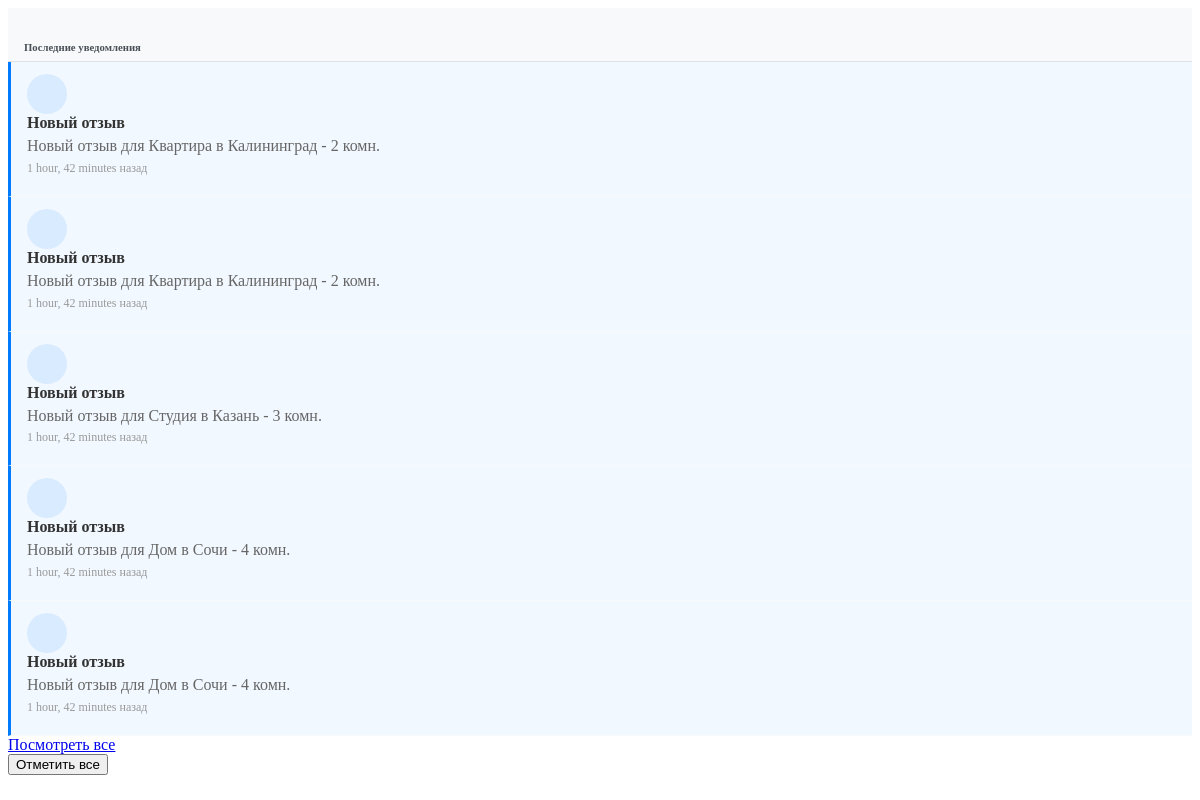
Before: /notifications/api/recent/ (signed in) with the older database file.
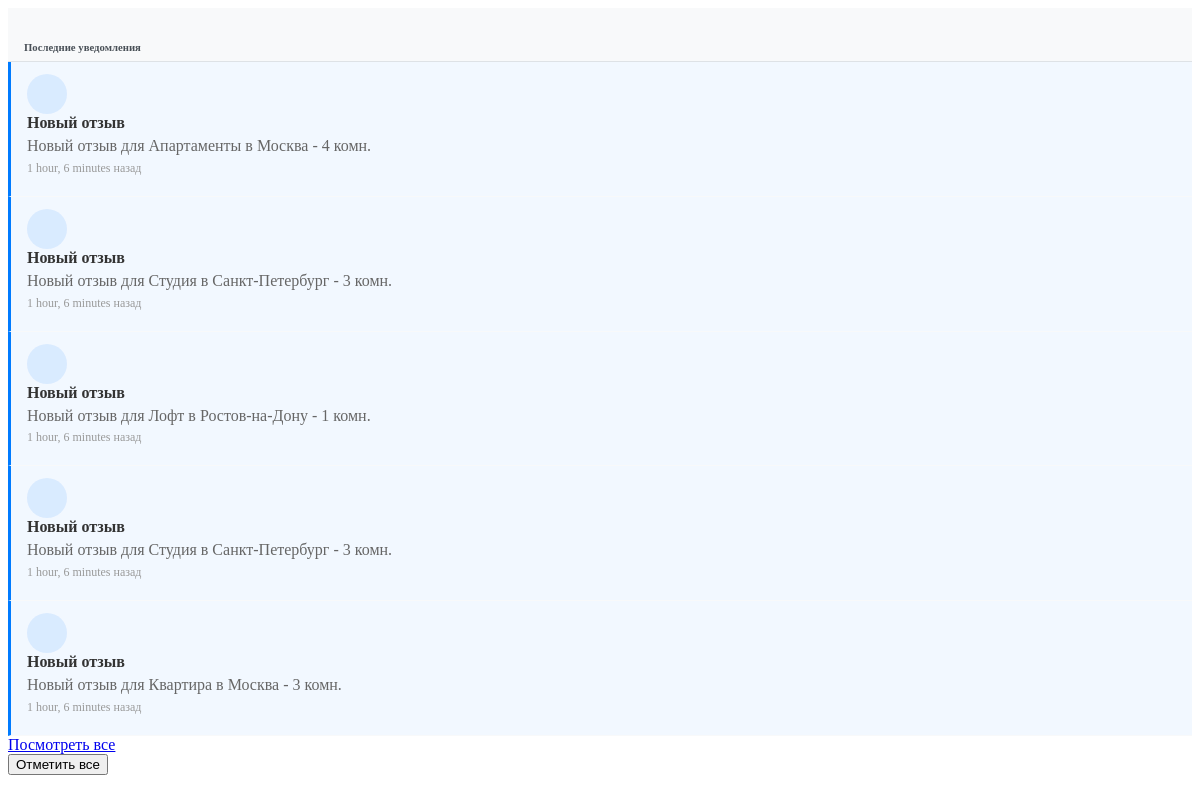
After: the same page with the newer database file.
### notifications/models.py (models this page shows, shortened)
class Notification(models.Model):
    NOTIFICATION_TYPES = [
        ('booking_request', _('Booking Request')),
        ('booking_confirmed', _('Booking Confirmed')),
        ('booking_canceled', _('Booking Canceled')),
        ('message_received', _('Message Received')),
        ('review_received', _('Review Received')),
        ('listing_approved', _('Listing Approved')),
        ('payment_received', _('Payment Received')),
        ('system', _('System Notification')),
    ]
    user = models.ForeignKey(
        settings.AUTH_USER_MODEL,
        on_delete=models.CASCADE,
        related_name='notifications',
        verbose_name=_("User")
    )
    notification_type = models.CharField(
        _("Notification Type"),
        max_length=30,
        choices=NOTIFICATION_TYPES
    )
    title = models.CharField(_("Title"), max_length=255)
    message = models.TextField(_("Message"))
    is_read = models.BooleanField(_("Is Read"), default=False)
    booking = models.ForeignKey(
        'listings.Booking',
        on_delete=models.CASCADE,
        related_name='notifications',
        null=True,
        blank=True,
        verbose_name=_("Related Booking")
    )
    listing = models.ForeignKey(
        'listings.Listing',
        on_delete=models.CASCADE,
        related_name='notifications',
        null=True,
        blank=True,
        verbose_name=_("Related Listing")
    )
    conversation = models.ForeignKey(
        'chat.Conversation',
        on_delete=models.CASCADE,
        related_name='notifications',
        null=True,
        blank=True,
        verbose_name=_("Related Conversation")
    )
    review = models.ForeignKey(
        'listings.Review',
        on_delete=models.CASCADE,
        related_name='notifications',
        null=True,
        blank=True,
        verbose_name=_("Related Review")
    )
    created_at = models.DateTimeField(_("Created At"), auto_now_add=True)
    class Meta:
        verbose_name = _("Notification")
        verbose_name_plural = _("Notifications")
        ordering = ['-created_at']

### notifications/views.py (the view)
# urls.py: path('api/recent/', views.recent_notifications, name='recent_notifications'),
@login_required
def recent_notifications(request):
    notifications = request.user.notifications.all().order_by('-created_at')[:5]
    return render(request, 'notifications/partials/recent_notifications.html', {
        'notifications': notifications
    })

### notifications/templatetags/notify_tags.py (called while the page is built)
@register.filter
def notification_target_url(notification):
    if notification.booking:
        return f"/listings/bookings/{notification.booking.booking_reference}/"
    elif notification.conversation:
        return f"/chat/{notification.conversation.id}/"
    elif notification.listing:
        return f"/listings/{notification.listing.id}/"
    elif notification.review:
        return f"/listings/{notification.review.listing.id}/"
    return "/notifications/"

### notifications/templates/notifications/partials/recent_notifications.html (shortened to what this page needs)
<div class="dropdown-menu-header">
    <h6 class="dropdown-header">Последние уведомления</h6>
</div>
{% if notifications %}
    {% for notification in notifications %}
    <div class="dropdown-item notification-item {% if not notification.is_read %}unread{% endif %}"
         data-notification-id="{{ notification.id }}"
         data-target-url="{% load notify_tags %}{{ notification|notification_target_url }}"
         style="cursor: pointer;">
        <div class="d-flex">
            <div class="notification-icon me-2">
            </div>
            <div class="flex-grow-1">
                <div class="notification-title small fw-bold">{{ notification.title }}</div>
                <div class="notification-message small text-muted">{{ notification.message|truncatechars:60 }}</div>
                <div class="notification-time small text-muted">{{ notification.created_at|timesince }} назад</div>
            </div>
            {% if not notification.is_read %}
                <div class="notification-dot">
                    <span class="badge bg-primary rounded-pill">&nbsp;</span>
                </div>
            {% endif %}
        </div>
    </div>
    {% endfor %}
    <div class="dropdown-item text-center">
        <a href="{% url 'notifications:notification_list' %}" class="btn btn-sm btn-outline-primary">Посмотреть все</a>
    </div>
    <div class="dropdown-item text-center">
        <button class="btn btn-sm btn-outline-secondary" onclick="markAllNotificationsRead()">Отметить все</button>
    </div>
{% else %}
    <div class="empty-notifications">
        <i class="fas fa-bell-slash fa-2x"></i>
        <p class="mb-0">Нет уведомлений</p>
    </div>
{% endif %}

Changed rows visible on the page:
no longer on this page (row edited): Notification: title "Новый отзыв", message "Новый отзыв для Квартира в Калининград - 2 комн.", created_at "1 hour, 42 minutes"
no longer on this page (row edited): Notification: title "Новый отзыв", message "Новый отзыв для Дом в Сочи - 4 комн.", created_at "1 hour, 42 minutes"
no longer on this page (row edited): Notification: title "Новый отзыв", message "Новый отзыв для Дом в Сочи - 4 комн.", created_at "1 hour, 42 minutes"
added Notification: title "Новый отзыв", message "Новый отзыв для Апартаменты в Москва - 4 комн.", created_at "1 hour, 6 minutes"
added Notification: title "Новый отзыв", message "Новый отзыв для Студия в Санкт-Петербург - 3 комн.", created_at "1 hour, 6 minutes"
changed Notification: message "Новый отзыв для Квартира в Калининград - 2 комн." → "Новый отзыв для Лофт в Ростов-на-Дону - 1 комн."; created_at "1 hour, 42 minutes" → "1 hour, 6 minutes"
changed Notification (number 4 of 5 on the later page): message "Новый отзыв для Студия в Казань - 3 комн." → "Новый отзыв для Студия в Санкт-Петербург - 3 комн."; created_at "1 hour, 42 minutes" → "1 hour, 6 minutes"
now on this page (row edited): Notification: title "Новый отзыв", message "Новый отзыв для Квартира в Москва - 3 комн.", created_at "1 hour, 6 minutes"
